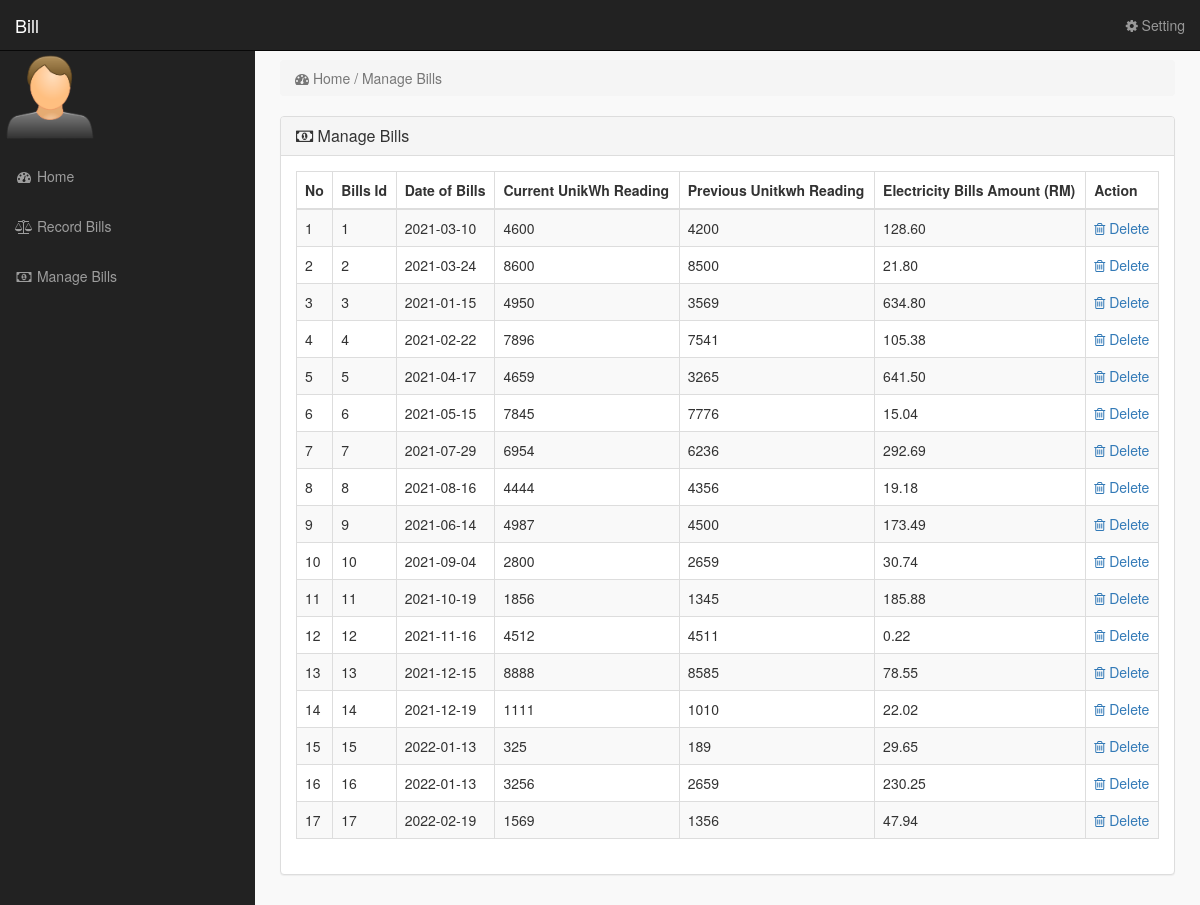
The app's page /index.php?manage_bills with its own data.
### tables this page shows
CREATE TABLE `bills` (
  `bills_id` int(11) NOT NULL,
  `bills_date` date NOT NULL,
  `bills_current` int(11) NOT NULL,
  `bills_previous` int(11) NOT NULL,
  `bills_amount` decimal(11,2) NOT NULL
);

### manage_bills.php (the view)
	<div class="row">
		<div class="col-lg-12" >
			<ol class="breadcrumb" >
				<li class="active" >
					<i class="fa fa-dashboard"></i> Home / Manage Bills
				</li>
			</ol>
		</div>
	</div>
	<div class="row" >
		<div class="col-lg-12" >
			<div class="panel panel-default" >
				<div class="panel-heading" >
					<h3 class="panel-title" >
						<i class="fa fa-money" ></i> Manage Bills
					</h3>
				</div>
	<div class="panel-body" >
		<div class="table-responsive" >
		<table class="table table-bordered table-hover table-striped" >
	<thead>
		<tr>
			<th>No</th>
			<th>Bills Id</th>
			<th>Date of Bills</th>
			<th>Current UnikWh Reading</th>
			<th>Previous Unitkwh Reading</th>
			<th>Electricity Bills Amount (RM)</th>
			<th>Action</th>
		</tr>
	</thead>
<tbody>
<?php
	$i = 0;
	$get_bills = "select * from bills";
	$run_bills = mysqli_query($con,$get_bills);
	while($row_bills = mysqli_fetch_array($run_bills)){
	$bills_id = $row_bills['bills_id'];
	$bills_date = $row_bills['bills_date'];
	$bills_current = $row_bills['bills_current'];
	$bills_previous = $row_bills['bills_previous'];
	$bills_amount = $row_bills['bills_amount'];
	$i++;
?>
	<tr>
		<td><?php echo $i; ?></td>
		<td><?php echo $bills_id; ?></td>
		<td><?php echo $bills_date; ?></td>
		<td><?php echo $bills_current; ?></td>
		<td><?php echo $bills_previous; ?></td>
		<td><?php echo $bills_amount; ?></td>
		<td>
		<a href="index.php?delete_bills=<?php echo $bills_id; ?>">
		<i class="fa fa-trash-o"> </i> Delete
		</a>
		</td>
	</tr>
<?php
	}
 ?>
						</tbody>
					</table>
				</div>
			</div>
		</div>
	</div>
</div>

### index.php (shortened to what this page needs)
<?php
	include("includes/db.php");
?>
<!DOCTYPE html>
	<html>
		<head>
			<link href="css/bootstrap.min.css" rel="stylesheet">
			<link href="css/style.css" rel="stylesheet">
			<link href="font-awesome/css/font-awesome.min.css" rel="stylesheet" >
	</head>
	<body>
		<div id="wrapper">
	<?php
		include("includes/sidebar.php");
	?>
		<div id="page-wrapper">
		<div class="container-fluid">
	<?php
			if(isset($_GET['manage_bills'])){
			include("manage_bills.php");
		}
?>
			</div>
		</div>
	</div>
	</body>
</html>

### includes/sidebar.php (shortened to what this page needs)
	<nav class="navbar navbar-inverse navbar-fixed-top" >
		<div class="navbar-header" >
				<a class="navbar-brand" href="index.php?dashboard">Bill</a>
		</div>
		<ul class="nav navbar-right top-nav" >
			<li class="dropdown" >
				<a href="#" class="dropdown-toggle" data-toggle="dropdown" >
					<i class="fa fa-gear" ></i> Setting
				</a>
	</li>
</ul>
	<div class="collapse navbar-collapse navbar-ex1-collapse">
		<ul class="nav navbar-nav side-nav">
	<li>
		<img src="image/user_icon.png" class="imgc" width="100" height="100" >
	</li>
	<li>
		<a href="index.php?dashboard">
			<i class="fa fa-fw fa-dashboard"></i> Home
		</a>
	</li>
	<li>
		<a href="index.php?record_bills">
			<i class="fa fa-fw fa-balance-scale"></i> Record Bills
		</a>
	</li>
	<li>
		<a href="index.php?manage_bills">
			<i class="fa fa-fw fa-money"></i> Manage Bills
		</a>
	</li>
		</ul>
	</div>
</nav>

### css/style.css (style rules this page uses)
body { margin-top:100px; }
@media (min-width: 768px) { body { margin-top:50px; } }
#wrapper { padding-left:0; }
#page-wrapper { width:100%; padding:0; background-color:#F9F9F9; }
@media (min-width: 768px) { #wrapper { padding-left:255px; } }
@media (min-width: 768px) { #page-wrapper { padding:10px; } }
.top-nav { padding:0 15px; }
.top-nav>li { display:inline-block; float:left; }
.top-nav>li>a { padding-top:15px; padding-bottom:15px; line-height:20px; color:#999; }
@media (min-width: 768px) { .side-nav { position:fixed; top:51px; width:255px; border-radius:0; overflow-y:auto; background-color: #222; bottom:0; overflow-x:hidden; padding-bottom:40px; } }
@media (min-width: 768px) { .side-nav>li>a { width:255px; } }
.panel-body { border-radius:5px; }

### records on screen
bills: bills_id "1", bills_date "2021-03-10", bills_current "4600", bills_previous "4200", bills_amount "128.60"
bills: bills_id "2", bills_date "2021-03-24", bills_current "8600", bills_previous "8500", bills_amount "21.80"
bills: bills_id "3", bills_date "2021-01-15", bills_current "4950", bills_previous "3569", bills_amount "634.80"
bills: bills_id "4", bills_date "2021-02-22", bills_current "7896", bills_previous "7541", bills_amount "105.38"
bills: bills_id "5", bills_date "2021-04-17", bills_current "4659", bills_previous "3265", bills_amount "641.50"
bills: bills_id "6", bills_date "2021-05-15", bills_current "7845", bills_previous "7776", bills_amount "15.04"
bills: bills_id "7", bills_date "2021-07-29", bills_current "6954", bills_previous "6236", bills_amount "292.69"
bills: bills_id "8", bills_date "2021-08-16", bills_current "4444", bills_previous "4356", bills_amount "19.18"
bills: bills_id "9", bills_date "2021-06-14", bills_current "4987", bills_previous "4500", bills_amount "173.49"
bills: bills_id "10", bills_date "2021-09-04", bills_current "2800", bills_previous "2659", bills_amount "30.74"
bills: bills_id "11", bills_date "2021-10-19", bills_current "1856", bills_previous "1345", bills_amount "185.88"
bills: bills_id "12", bills_date "2021-11-16", bills_current "4512", bills_previous "4511", bills_amount "0.22"
bills: bills_id "13", bills_date "2021-12-15", bills_current "8888", bills_previous "8585", bills_amount "78.55"
bills: bills_id "14", bills_date "2021-12-19", bills_current "1111", bills_previous "1010", bills_amount "22.02"
bills: bills_id "15", bills_date "2022-01-13", bills_current "325", bills_previous "189", bills_amount "29.65"
bills: bills_id "16", bills_date "2022-01-13", bills_current "3256", bills_previous "2659", bills_amount "230.25"
bills: bills_id "17", bills_date "2022-02-19", bills_current "1569", bills_previous "1356", bills_amount "47.94"
